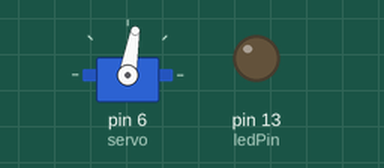
This sketch was run on a simulated Arduino Uno, built with avr-gcc and run on an emulated ATmega328P. On the bench: servo, output pins drawn as LEDs (lit = HIGH). What the sketch prints to the serial monitor is not drawn.

Above: at 0.1 s.
Timing chart, 0 to 36.5 s (numbered marks = the images above):
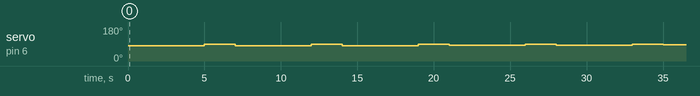

The sketch:

try_stoppoint.ino
```cpp
//libraries
#include <Servo.h>
#include <math.h>

Servo servo;

int potPin = 5;    // select the input pin for the potentiometer
int ledPin = 13;   // select the pin for the LED
int val = 0;       // variable to store the value coming from the sensor
int maxi = 15;     //max val, then servo will not go faster than 90-15 = 75
int tot_time = 1.5; //time it takes for full rotation at max speed (seconds)
int max_val = 0;
char option;

void setup() {
  // put your setup code here, to run once:

  pinMode(ledPin, OUTPUT);  // declare the ledPin as an OUTPUT
  servo.attach(6); // attaches pin 6 to the servo object
  servo.write(89);  // tell servo to not move, before initializing serial port

  // initialize serial port
  Serial.begin(115200);

  //wait for port to open:
  while (!Serial) {
    ; // wait for serial port to connect. Needed for native USB
  }

}

void loop() {
  // put your main code here, to run repeatedly:

  for (int i = 0; i <= 30; i++) {

    int vel = 80 + i;
    servo.write(vel);
    Serial.println(vel);
    delay(5000);
    servo.write(90);  // tell servo to not move, before initializing serial port
    Serial.println("STOP");
    delay(2000);

  }

  /*val = round((analogRead(potPin) - 100) / 6); //so val is 0 when there is no force input, and has less sensitivity
    if (val < 0) {
    val = 0; //might be jitter in input, this avoids negative values
    }
    if (val > 25) {
    val = 25; //max velocity will be 89-25 = 64
    }

    Serial.println(val);

    servo.write(89 - val); //tell servo to move clockwise at a speed that depends on val (bigger the val, bigger the speed)
    delay(10);                   // waits X miliseconds for the servo to reach the position
  */
}
```
